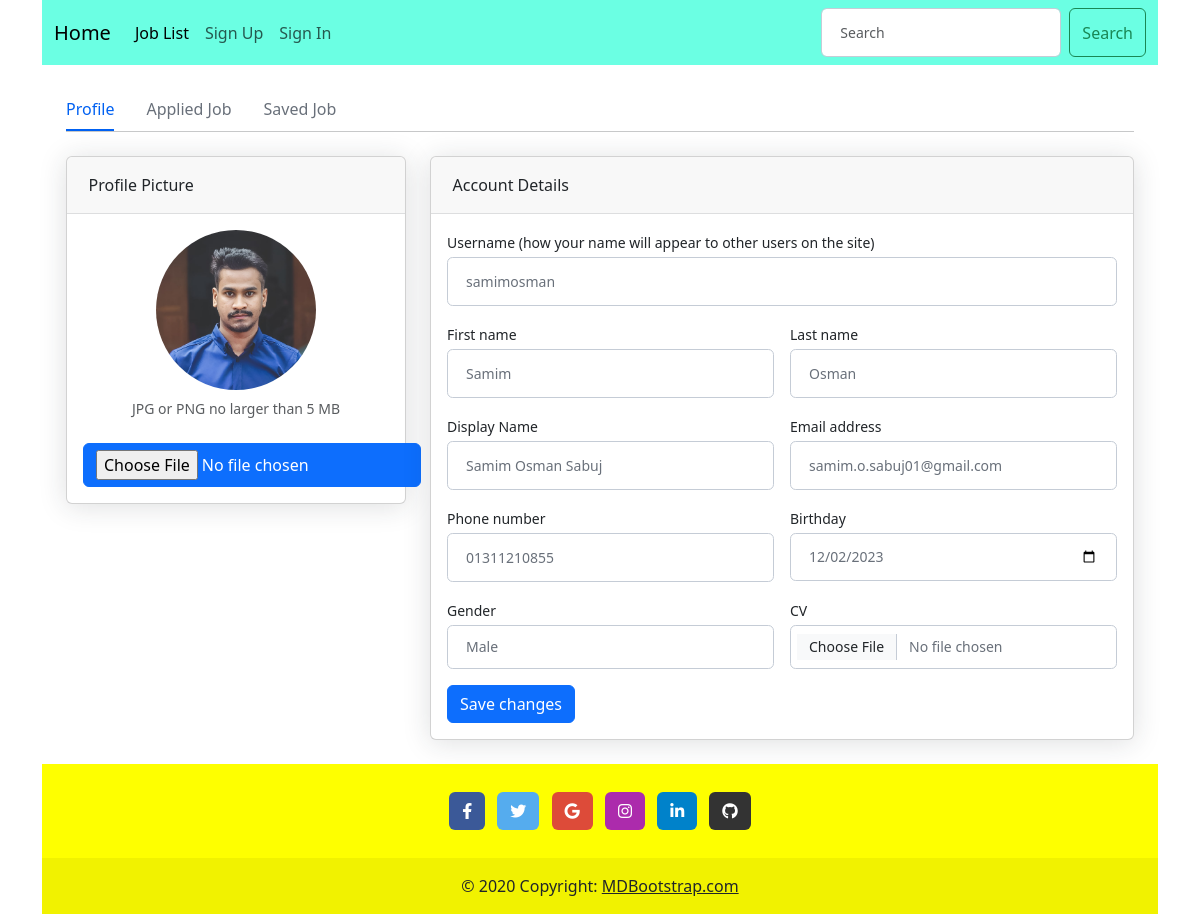
Screenshot of /profile/samimosman/ with the database file from the repository.
### account/models.py (models this page shows, shortened)
class JobSeeker_Profile(models.Model):
    GENDER = (
        ('Male', 'Male'),
        ('Female', 'Female'),
        ('Others', 'Others'),
    )
    user = models.ForeignKey(Custom_User, on_delete=models.CASCADE)
    gender = models.CharField(choices=GENDER, blank=True, null=True, max_length=20)
    date_of_birth = models.DateField(blank=True, null=True)
    profile_picture = models.ImageField(upload_to='jobseeker/', blank=True, null=True)
    cv = models.FileField(upload_to='jobseeker/cv/', blank=True, null=True)

class Custom_User(AbstractUser):
    USER_TYPE = (
        ('Recruiter', 'Recruiter'),
        ('JobSeeker', 'JobSeeker'),
        ('Employee', 'Employee'),
        ('Admin', 'Admin'),
    )
    display_name = models.CharField(max_length=100)
    phone_number = models.CharField(max_length=14)
    user_type = models.CharField(choices=USER_TYPE, max_length=50, blank=True, null=True)
    auth_token = models.CharField(max_length=500, blank=True, null=True)
    otp_token = models.CharField(max_length=6, blank=True, null=True)
    is_verified = models.BooleanField(default=False)

### account/views.py (the view)
# urls.py: path('profile/<username>/', profile, name='profile'),
def profile(request, username):
    user = Custom_User.objects.get(username=username)
    if user.user_type == 'JobSeeker':
        jobseeker = JobSeeker_Profile.objects.get(user=user)
        context = {'user': user, 'jobseeker': jobseeker}
        return render(request, 'account/jobseeker_profile/profile.html', context)
    elif user.user_type == 'Recruiter':
        recruiter = Recruiter_Profile.objects.get(user=user)
        context = {'user': user, 'recruiter': recruiter}
        return render(request, 'account/recruiter_profile/profile.html', context)
    else:
        return HttpResponse('Wrong Credential')

### templates/account/jobseeker_profile/profile.html (shortened to what this page needs)
{% extends 'base.html' %}
{% block body_content %}
<div class="container-xl px-4 mt-4">
    <nav class="nav nav-borders">
        <a class="nav-link active ms-0" href="{% url 'profile' request.user.username %}" target="__blank">Profile</a>
        <a class="nav-link" href="{% url 'profile' request.user.username %}" target="__blank">Applied Job</a>
        <a class="nav-link" href="{% url 'profile' request.user.username %}" target="__blank">Saved Job</a>
    </nav>
    <hr class="mt-0 mb-4">
    <form action="{% url 'jobseeker_profile_update' %}" method="POST" enctype="multipart/form-data">
        <div class="row">
            <div class="col-xl-4">
                <div class="card mb-4 mb-xl-0">
                    <div class="card-header">Profile Picture</div>
                    <div class="card-body text-center">
                        {% if jobseeker.profile_picture %}
                        <img class="img-account-profile rounded-circle mb-2" src="{{jobseeker.profile_picture.url}}"
                            alt="">
                        {% else %}
                        <img class="img-account-profile rounded-circle mb-2"
                            src="http://bootdey.com/img/Content/avatar/avatar1.png" alt="">
                        {% endif %}
                        <div class="small font-italic text-muted mb-4">JPG or PNG no larger than 5 MB</div>
                        <input type="file" class="btn btn-primary" value="Upload new image" name="profile_picture">
                    </div>
                </div>
            </div>
            <div class="col-xl-8">
                <div class="card mb-4">
                    <div class="card-header">Account Details</div>
                    <div class="card-body">
                        <div class="mb-3">
                            <label class="small mb-1" for="inputUsername">Username (how your name will appear to other
                                users on the site)</label>
                            <input class="form-control" id="inputUsername" type="text" placeholder="Enter your username"
                                value="{{user.username}}" name="username">
                        </div>
                        <div class="row gx-3 mb-3">
                            <div class="col-md-6">
                                <label class="small mb-1" for="inputFirstName">First name</label>
                                <input class="form-control" id="inputFirstName" type="text"
                                    placeholder="Enter your first name" value="{{user.first_name}}" name="first_name">
                            </div>
                            <div class="col-md-6">
                                <label class="small mb-1" for="inputLastName">Last name</label>
                                <input class="form-control" id="inputLastName" type="text"
                                    placeholder="Enter your last name" value="{{user.last_name}}" name="last_name">
                            </div>
                        </div>
                        <div class="row gx-3 mb-3">
                            <div class="col-md-6">
                                <label class="small mb-1" for="inputOrgName">Display Name</label>
                                <input class="form-control" id="inputOrgName" type="text"
                                    placeholder="Enter your Display Name" value="{{user.display_name}}" name="display_name">
                            </div>
                            <div class="col-md-6">
                                <label class="small mb-1" for="inputEmailAddress">Email address</label>
                                <input class="form-control" id="inputEmailAddress" type="email"
                                    placeholder="Enter your email address" value="{{user.email}}" name="email">
                            </div>
                        </div>
                        <div class="row gx-3 mb-3">
                            <div class="col-md-6">
                                <label class="small mb-1" for="inputPhone">Phone number</label>
                                <input class="form-control" id="inputPhone" type="tel"
                                    placeholder="Enter your phone number" value="{{user.phone_number}}" name="phone_number">
                            </div>
                            <div class="col-md-6">
                                <label class="small mb-1" for="inputBirthday">Birthday</label>
                                <input class="form-control" id="inputBirthday" type="date" name="birthday"
                                    placeholder="Enter your birthday"
                                    value="{% if jobseeker.date_of_birth %}{{jobseeker.date_of_birth|date:'Y-m-d'}}{% endif %}" name="date_of_birth">
                            </div>
                        </div>
                        <div class="row gx-3 mb-3">
                            <div class="col-md-6">
                                <label class="small mb-1" for="inputPhone">Gender</label>
                                <select name="gender" id="" class="form-control">
                                    {% if jobseeker.gender %}
                                    <option value="{{jobseeker.gender}}">{{jobseeker.gender}}</option>
                                    {% else %}
                                    <option value="-----">-----</option>
                                    {% endif %}
                                </select>
                            </div>
                            <div class="col-md-6">
                                <label class="small mb-1" for="inputBirthday">CV</label>
                                <input class="form-control" id="inputBirthday" type="file" name="cv">
                            </div>
                        </div>
                        <button class="btn btn-primary" type="submit">Save changes</button>
                    </div>
                </div>
            </div>
        </div>
    </form>
</div>
{% endblock body_content %}

### templates/base.html (shortened to what this page needs)
<!doctype html>
<html lang="en">
<head>
    <link href="https://cdn.jsdelivr.net/npm/bootstrap@5.3.2/dist/css/bootstrap.min.css" rel="stylesheet"
>
    <link rel="stylesheet" href="https://cdnjs.cloudflare.com/ajax/libs/font-awesome/6.0.0/css/all.min.css">
</head>
<body>
<div class="container">
    {% include 'navbar.html' %}
    {% block body_content %}{% endblock body_content %}
    {% include 'footer.html' %}
</div>
</body>
</html>

### templates/navbar.html (shortened to what this page needs)
<nav class="navbar navbar-expand-lg bg-body-tertiary" style="background-color: #00ffcf94 !important;">
    <div class="container-fluid">
        <a class="navbar-brand" href="{% url 'home' %}">Home</a>
        <div class="collapse navbar-collapse" id="navbarSupportedContent">
            <ul class="navbar-nav me-auto mb-2 mb-lg-0">
                <li class="nav-item">
                    <a class="nav-link active" aria-current="page" href="{% url 'list_job' %}">Job List</a>
                </li>
                {% if request.user.is_authenticated %}
                <li class="nav-item">
                    <a class="nav-link" href="{% url 'logout' %}">Logout</a>
                </li>
                <li class="nav-item">
                    <a class="nav-link" href="{% url 'profile' request.user.username %}">{{request.user.first_name}}</a>
                </li>
                {% else %}
                <li class="nav-item">
                    <a class="nav-link" href="{% url 'signup' %}">Sign Up</a>
                </li>
                <li class="nav-item">
                    <a class="nav-link" href="{% url 'signin' %}">Sign In</a>
                </li>
                {% endif %}
            </ul>
            <form class="d-flex" role="search">
                <input class="form-control me-2" type="search" placeholder="Search" aria-label="Search">
                <button class="btn btn-outline-success" type="submit">Search</button>
            </form>
        </div>
    </div>
</nav>

### templates/footer.html
<footer class="bg-body-tertiary text-center" style="background-color: #feff00 !important;">
    <div class="container p-4 pb-0">
        <section class="mb-4">
            <a data-mdb-ripple-init class="btn text-white btn-floating m-1" style="background-color: #3b5998;" href="#!"
                role="button"><i class="fab fa-facebook-f"></i></a>
            <a data-mdb-ripple-init class="btn text-white btn-floating m-1" style="background-color: #55acee;" href="#!"
                role="button"><i class="fab fa-twitter"></i></a>
            <a data-mdb-ripple-init class="btn text-white btn-floating m-1" style="background-color: #dd4b39;" href="#!"
                role="button"><i class="fab fa-google"></i></a>
            <a data-mdb-ripple-init class="btn text-white btn-floating m-1" style="background-color: #ac2bac;" href="#!"
                role="button"><i class="fab fa-instagram"></i></a>
            <a data-mdb-ripple-init class="btn text-white btn-floating m-1" style="background-color: #0082ca;" href="#!"
                role="button"><i class="fab fa-linkedin-in"></i></a>
            <a data-mdb-ripple-init class="btn text-white btn-floating m-1" style="background-color: #333333;" href="#!"
                role="button"><i class="fab fa-github"></i></a>
        </section>
    </div>
    <div class="text-center p-3" style="background-color: rgba(0, 0, 0, 0.05);">
        © 2020 Copyright:
        <a class="text-body" href="https://mdbootstrap.com/">MDBootstrap.com</a>
    </div>
</footer>

### templates/account/jobseeker_profile/profile.html (style rules this page uses)
.img-account-profile { height: 10rem; }
.rounded-circle { border-radius: 50% !important; }
.card { box-shadow: 0 0.15rem 1.75rem 0 rgb(33 40 50 / 15%); }
.card .card-header { font-weight: 500; }
.card-header:first-child { border-radius: 0.35rem 0.35rem 0 0; }
.card-header { padding: 1rem 1.35rem; margin-bottom: 0; background-color: rgba(33, 40, 50, 0.03); border-bottom: 1px solid rgba(33, 40, 50, 0.125); }
.form-control, .dataTable-input { display: block; width: 100%; padding: 0.875rem 1.125rem; font-size: 0.875rem; font-weight: 400; line-height: 1; color: #69707a; background-color: #fff; background-clip: padding-box; border: 1px solid #c5ccd6; -webkit-appearance: none; -moz-appearance: none; appearance: none; border-radius: 0.35rem; transition: border-color 0.15s ease-in-out, box-shadow 0.15s ease-in-out; }
.nav-borders .nav-link.active { color: #0061f2; border-bottom-color: #0061f2; }
.nav-borders .nav-link { color: #69707a; border-bottom-width: 0.125rem; border-bottom-style: solid; border-bottom-color: transparent; padding-top: 0.5rem; padding-bottom: 0.5rem; padding-left: 0; padding-right: 0; margin-left: 1rem; margin-right: 1rem; }

### rows the page displays
JobSeeker_Profile: profile_picture (picture), birthday "12/02/2023", gender "Male"
Custom_User: username "samimosman", first_name "Samim", last_name "Osman", display_name "Samim Osman Sabuj", email "samim.o.sabuj01@gmail.com", phone_number "01311210855"
